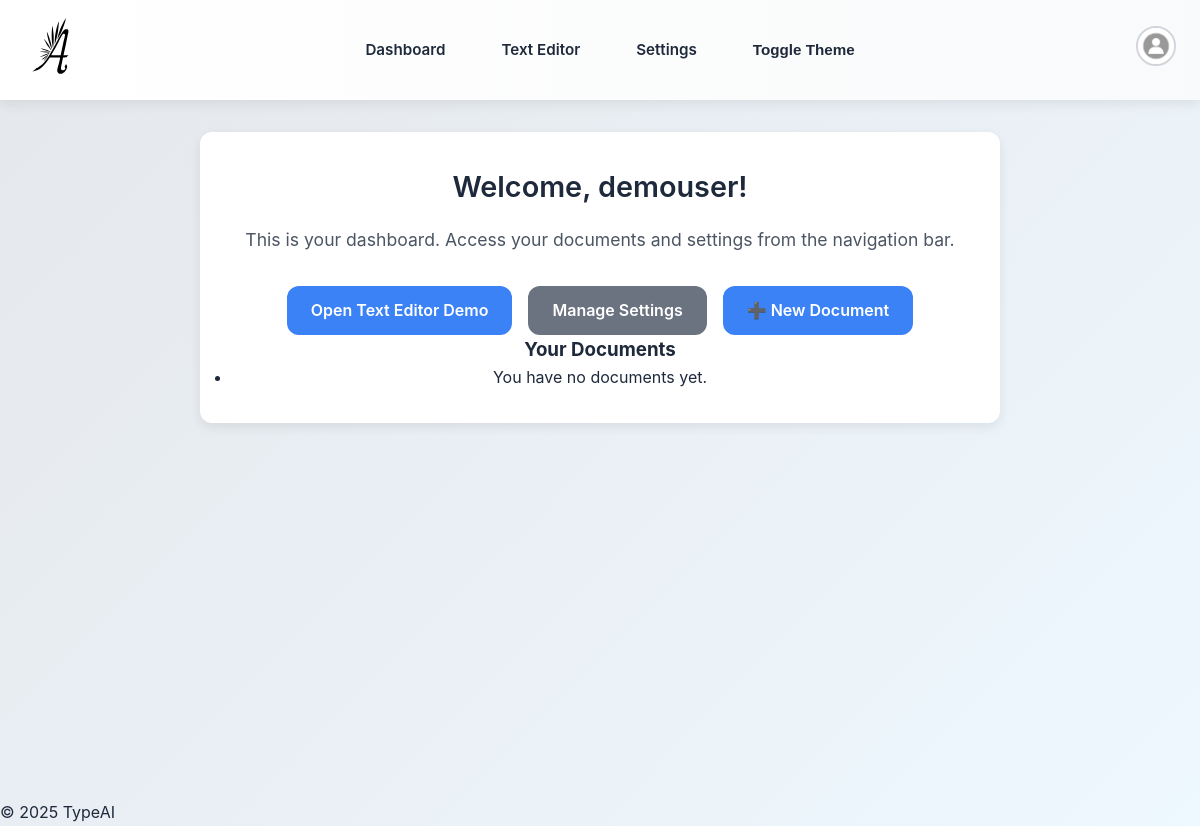
Page /dashboard/ (signed in) on the earlier database version.
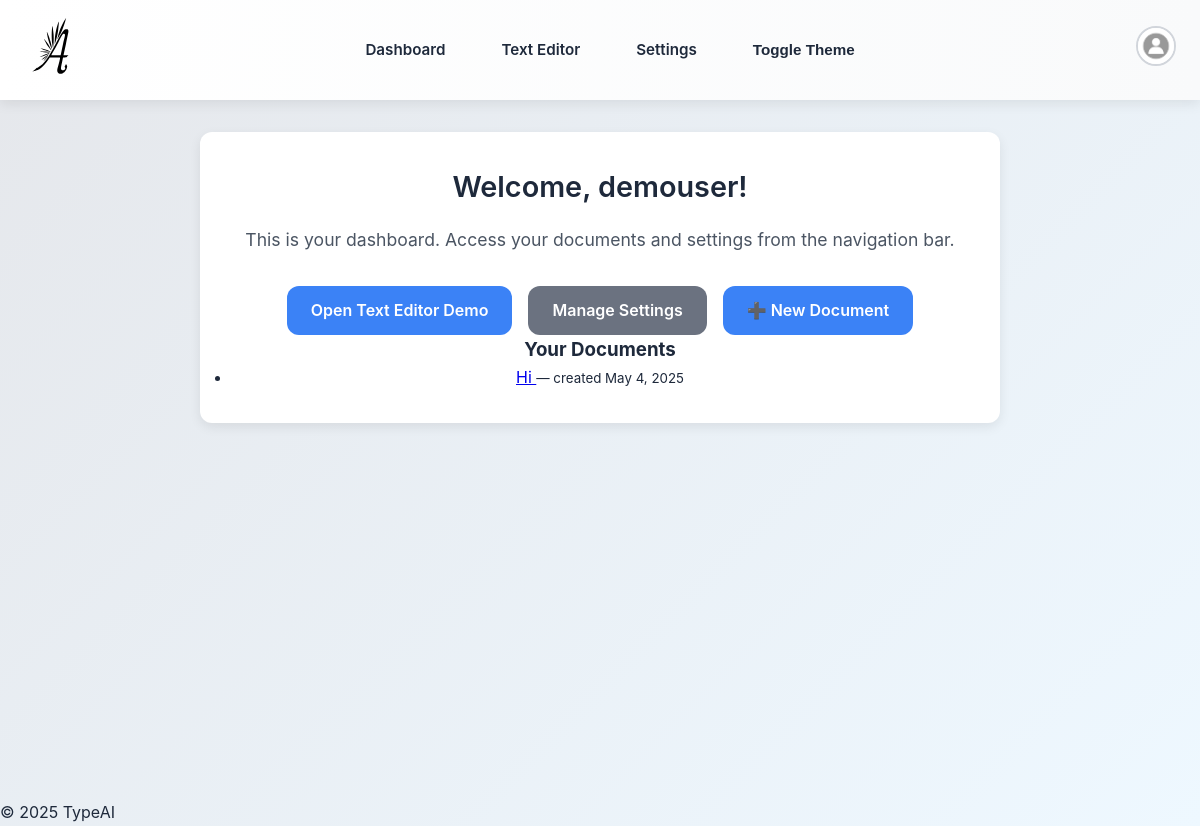
Same page on the later database version.
### mainapp/models.py (models this page shows, shortened)
class Document(models.Model):
    title = models.CharField(max_length=100)
    content = models.TextField()
    created_at = models.DateTimeField(auto_now_add=True)
    latest_update = models.DateTimeField(auto_now=True)
    user = models.ForeignKey(User, on_delete=models.CASCADE)

### mainapp/views.py (the view)
# urls.py: path('dashboard/', dashboard, name='dashboard'),
@login_required
def dashboard(request):
    users_documents = Document.objects.filter(user=request.user)
    return render(request, 'mainapp/dashboard.html', { 'documents' : users_documents})

### mainapp/templates/mainapp/dashboard.html (shortened to what this page needs)
{% extends 'mainapp/base.html' %}
{% block content %}
<div class="dashboard-container">
    <h2>Welcome, {{ user.username }}!</h2>
    <p>This is your dashboard. Access your documents and settings from the navigation bar.</p>
    <div class="dashboard-actions">
        <a href="{% url 'text_editor' %}" class="cta-button">Open Text Editor Demo</a>
        <a href="{% url 'settings' %}" class="cta-button secondary">Manage Settings</a>
        <a href="{% url 'create_document' %}" class="cta-button">➕ New Document</a>
    </div>
    <section class="your-docs">
        <h3>Your Documents</h3>
        <ul class="doc-list">
          {% for doc in documents %}
            <li>
              <a href="{% url 'text_editor' doc.pk %}">
                {{ doc.title }}
              </a>
              <small class="text-muted">
                &mdash; created {{ doc.created_at|date:"M j, Y" }}
              </small>
            </li>
          {% empty %}
            <li>You have no documents yet.</li>
          {% endfor %}
        </ul>
      </section>
</div>
{% endblock %}

### mainapp/templates/mainapp/base.html (shortened to what this page needs)
{% load static %}
<!DOCTYPE html>
<html lang="en">
<head>
    <link rel="stylesheet" href="{% static 'css/styles.css' %}">
</head>
<body>
    <div class="main-container">
        <nav class="navbar">
            <div class="nav-left">
                <img src="{% static 'media/logo.svg' %}" alt="Logo" class="logo">
            </div>
            <div class="nav-center">
                <div class="nav-links" id="navLinks">
                    {% if user.is_authenticated %}
                        <a href="{% url 'dashboard' %}" class="nav-link">Dashboard</a>
                        <a href="{% url 'text_editor' %}" class="nav-link">Text Editor</a>
                        <a href="{% url 'settings' %}" class="nav-link">Settings</a>
                        <button id="themeToggleBtn">Toggle Theme</button>
                    {% else %}
                        <a href="{% url 'home-page' %}" class="nav-link">Home</a>
                        <a href="{% url 'sign_up' %}" class="nav-link">Sign Up</a>
                        <a href="{% url 'sign_in' %}" class="nav-link">Sign In</a>
                        <button id="themeToggleBtn">Toggle Theme</button>
                    {% endif %}
                </div>
            </div>
            <div class="nav-right">
                {% if user.is_authenticated %}
                    <div class="user-menu">
                        <img src="{% static 'media/user.jpg' %}" alt="User" class="user-pic">
                    </div>
                {% endif %}
            </div>
        </nav>
        <div class="content-container">
            {% block content %}
            {% endblock %}
        </div>
    </div>
    <footer>
        <p>&copy; 2025 TypeAI</p>
    </footer>
</body>
</html>

### mainapp/static/css/styles.css (style rules this page uses)
:root { --text-primary: #1e293b; --text-secondary: #4b5563; --text-light: #e2e8f0; --text-dark: #d1d5db; --text-muted: #6b7280; --accent-blue: #3b82f6; --border-light: #d1d5db; --border-dark: #213a5e; --shadow-light: rgba(0, 0, 0, 0.08); --shadow-dark: rgba(0, 0, 0, 0.3); --gradient-light: linear-gradient(135deg, #e5e7eb 0%, #eef8ff 100%); --gradient-dark: linear-gradient(135deg, #111827 0%, #212e46 100%); --gradient-nav-light: linear-gradient(90deg, #fff 0%, #f9fafb 100%); --gradient-nav-dark: linear-gradient(90deg, #1f2a44 0%, #213a5e 100%); --btn-spellcheck: #7ba5e6; --btn-wrong: #e6962a; --btn-corrected: #c075e4; --btn-update: #2da7d4; --btn-cancel: #f87171; --cta-primary: #3b82f6; --cta-secondary: #6b7280; }
* { margin: 0; padding: 0; box-sizing: border-box; }
body { font-family: 'Inter', sans-serif; background: var(--gradient-light); color: var(--text-primary); line-height: 1.6; min-height: 100vh; display: flex; flex-direction: column; transition: all 0.3s ease; }
.main-container { display: flex; flex-direction: column; min-height: 100vh; }
.navbar { background: var(--gradient-nav-light); padding: 1rem 1.5rem; box-shadow: 0 4px 12px var(--shadow-light); display: flex; align-items: center; justify-content: space-between; position: sticky; top: 0; z-index: 10; }
.nav-left .logo { height: 60px; filter: brightness(1.5); }
.nav-center { flex: 1; display: flex; justify-content: center; }
.nav-links { display: flex; gap: 1.5rem; align-items: center; }
.nav-link { text-decoration: none; color: var(--text-primary); font-weight: 600; font-size: 0.95rem; padding: 0.5rem 1rem; border-radius: 10px; transition: all 0.3s ease; }
.user-pic { width: 40px; height: 40px; border-radius: 50%; border: 2px solid var(--border-light); cursor: pointer; }
.user-menu { position: relative; }
#themeToggleBtn { background: none; border: none; color: var(--text-primary); font-weight: 600; font-size: 0.95rem; padding: 0.5rem 1rem; border-radius: 10px; cursor: pointer; }
.content-container { flex: 1; overflow: auto; }
.cta-button { padding: 0.75rem 1.5rem; background: var(--cta-primary); color: #fff; text-decoration: none; font-weight: 600; border-radius: 12px; transition: all 0.3s ease; }
.cta-button.secondary { background: var(--cta-secondary); }
.dashboard-container { max-width: 800px; margin: 2rem auto; padding: 2rem; background: #fff; border-radius: 12px; box-shadow: 0 4px 12px var(--shadow-light); text-align: center; }
.dashboard-container h2 { font-size: 1.8rem; font-weight: 600; margin-bottom: 1rem; }
.dashboard-container p { font-size: 1.1rem; color: var(--text-secondary); margin-bottom: 2rem; }
.dashboard-actions { display: flex; gap: 1rem; justify-content: center; }

Differences in the rows shown:
added Document: title "Hi", created_at "May 4, 2025"
Other differences:
text no longer shown: "You have no documents yet."
